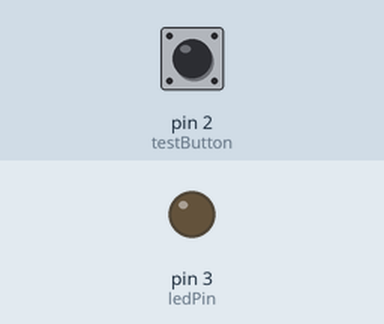
Bench run of a sketch on a simulated Arduino Uno, built with avr-gcc and run on an emulated ATmega328P. On the bench: output pins drawn as LEDs (lit = HIGH). The inputs (shaded band) are chosen by the test bench; at power-on: pin 2 (testButton) LOW.

Above: at 1.2 s.
1.3 s: pin 2 (testButton) pulled HIGH for 0.15 s
At 2.5 s:
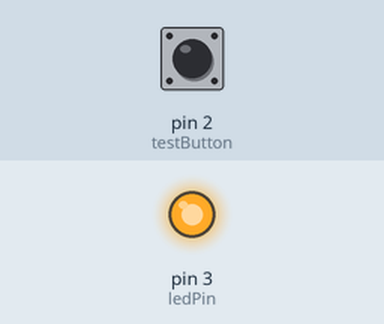
2.9 s: pin 2 (testButton) pulled HIGH for 1 s
At 4.0 s:
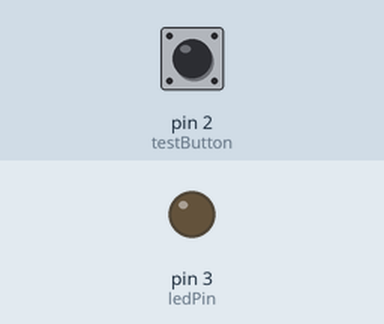
5.4 s: pin 2 (testButton) pulled HIGH for 3.2 s
At 5.9 s:
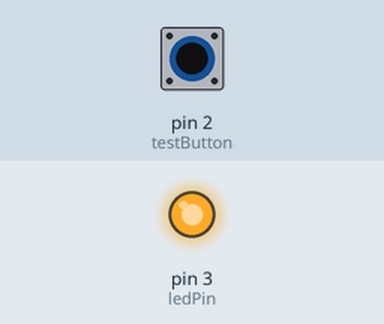
Timing chart, 0 to 8.4 s (numbered marks = the images above; inputs shaded):
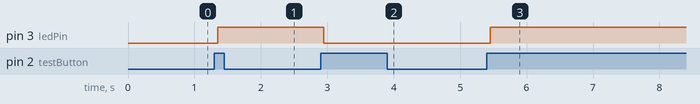

Measured:
- after the input at 1.3 s, pin 3 (ledPin): LOW → HIGH after 0.05 s
- after the input at 2.9 s, pin 3 (ledPin): HIGH → LOW after 0.05 s
- after the input at 5.4 s, pin 3 (ledPin): LOW → HIGH after 0.05 s

The sketch:

ButtonTest.ino
```cpp
#include "Button.h"

const byte ledPin = 3;

Button testButton (2,50);

void setup(){
    pinMode(ledPin,OUTPUT);
}

void loop(){
    if(testButton.read()) digitalWrite(ledPin,!digitalRead(ledPin));
}
```

Button.cpp
```cpp
#include"Button.h"
#include"Arduino.h"
Button::Button(byte pin, unsigned long debounceDelay){
    _pin = pin;
    _debounceDelay = debounceDelay;
}

void Button::setupButton(){
    pinMode(_pin,INPUT);
}

byte Button::read(){
    int state = digitalRead(_pin);

    if(state != _prevState){ _debounceTime = millis();}

    if(millis() - _debounceTime >= _debounceDelay){

        if(state != _buttonState){
            _buttonState = state;
            if(_buttonState == HIGH){return HIGH;}
        }
    }
    _prevState = state;
    return LOW;
}
```

Button.h
```cpp
#ifndef Button_h
#define Button_h
#include "Arduino.h"
class Button{
    public:
    Button(byte pin, unsigned long debounceTime);
    byte read();
    void setupButton();
    private:
    byte _pin;
    unsigned long _debounceDelay;
    unsigned long _debounceTime;
    int _buttonState;
    int _prevState;
};
#endif
```
